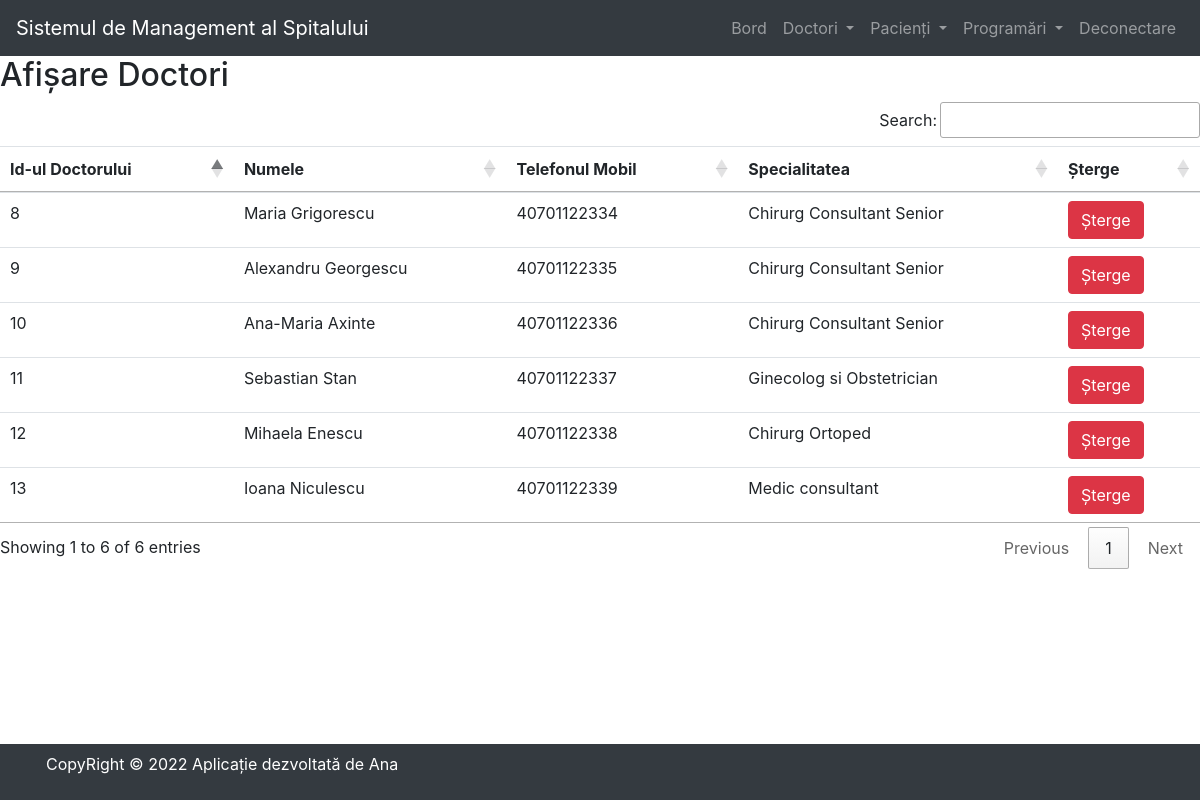
/view_doctor/ (signed in), run on the app's committed database.
### hospital/models.py (models this page shows, shortened)
class Doctor(models.Model):
    name = models.CharField(max_length=50)
    mobile = models.IntegerField()
    special = models.CharField(max_length=50)

### hospital/views.py (the view)
# urls.py: path('view_doctor/', View_Doctor, name='view_doctor'),
def View_Doctor(request):
    if not request.user.is_staff:
        return redirect('login')
    doc = Doctor.objects.all()
    d = {'doc': doc}
    return render(request, 'view_doctor.html', d)

### hospital/templates/view_doctor.html
{% include 'base.html' %}
{% include 'navigation.html' %}
{% block content %}
<div>
    <h2>Afișare Doctori</h2>
    <table id="example" class="table table-hover">
        <thead>
            <tr>
                <th>Id-ul Doctorului</th>
                <th>Numele</th>
                <th>Telefonul Mobil</th>
                <th>Specialitatea</th>
                <th>Șterge</th>
            </tr>
        </thead>
        <tbody>
            {% for i in doc %}
            <tr>
                <td>{{i.id}}</td>
                <td>{{i.name}}</td>
                <td>{{i.mobile}}</td>
                <td>{{i.special}}</td>
                <td><a href="{% url 'delete_doctor' i.id %}"
                    onclick="return confirm('Sunteți siguri că vreți să ștergeți acest record?')" class="btn btn-danger">Șterge</a>
                </td>
            </tr>
            {% endfor %}
        </tbody>
    </table>
</div>
{% endblock content %}
{% include 'footer.html' %}

### data on the page
Doctor: id "8", name "Maria Grigorescu", mobile "40701122334", special "Chirurg Consultant Senior"
Doctor: id "9", name "Alexandru Georgescu", mobile "40701122335", special "Chirurg Consultant Senior"
Doctor: id "10", name "Ana-Maria Axinte", mobile "40701122336", special "Chirurg Consultant Senior"
Doctor: id "11", name "Sebastian Stan", mobile "40701122337", special "Ginecolog si Obstetrician"
Doctor: id "12", name "Mihaela Enescu", mobile "40701122338", special "Chirurg Ortoped"
Doctor: id "13", name "Ioana Niculescu", mobile "40701122339", special "Medic consultant"
